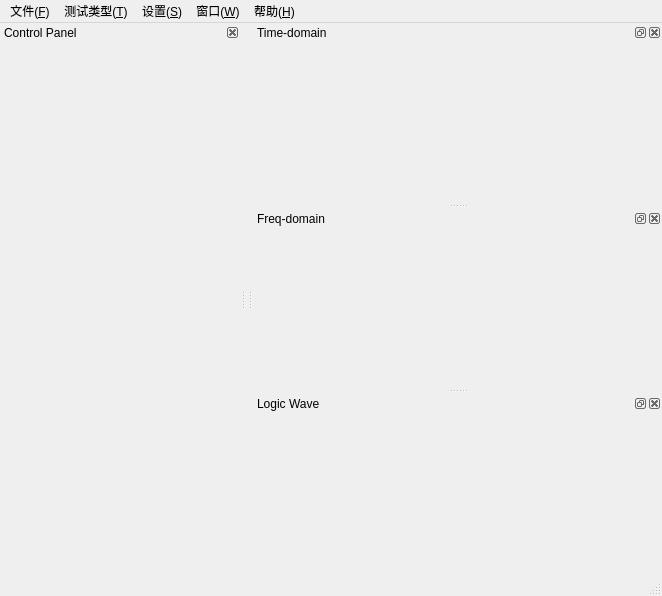
<?xml version="1.0" encoding="UTF-8"?>
<ui version="4.0">
 <class>MainWindowClass</class>
 <widget class="QMainWindow" name="MainWindowClass">
  <property name="geometry">
   <rect>
    <x>0</x>
    <y>0</y>
    <width>662</width>
    <height>596</height>
   </rect>
  </property>
  <property name="windowTitle">
   <string>CETC58 ADC Analyzer</string>
  </property>
  <property name="dockNestingEnabled">
   <bool>false</bool>
  </property>
  <property name="dockOptions">
   <set>QMainWindow::AllowTabbedDocks|QMainWindow::AnimatedDocks</set>
  </property>
  <widget class="QWidget" name="centralWidget">
   <property name="sizePolicy">
    <sizepolicy hsizetype="Minimum" vsizetype="Minimum">
     <horstretch>0</horstretch>
     <verstretch>0</verstretch>
    </sizepolicy>
   </property>
   <property name="maximumSize">
    <size>
     <width>1</width>
     <height>1</height>
    </size>
   </property>
   <layout class="QHBoxLayout" name="horizontalLayout">
    <property name="sizeConstraint">
     <enum>QLayout::SetDefaultConstraint</enum>
    </property>
   </layout>
  </widget>
  <widget class="QMenuBar" name="menuBar">
   <property name="geometry">
    <rect>
     <x>0</x>
     <y>0</y>
     <width>662</width>
     <height>21</height>
    </rect>
   </property>
   <widget class="QMenu" name="menu">
    <property name="title">
     <string>文件(&amp;F)</string>
    </property>
    <addaction name="actionLoadData"/>
    <addaction name="actionSaveData"/>
    <addaction name="separator"/>
    <addaction name="action_3"/>
   </widget>
   <widget class="QMenu" name="menuSettings">
    <property name="title">
     <string>设置(&amp;S)</string>
    </property>
    <addaction name="actionSpiCtrl"/>
    <addaction name="actionFftDepth"/>
   </widget>
   <widget class="QMenu" name="menu_T">
    <property name="title">
     <string>测试类型(&amp;T)</string>
    </property>
    <addaction name="actionSpectrum"/>
    <addaction name="actionLogic"/>
   </widget>
   <widget class="QMenu" name="menuWindow">
    <property name="title">
     <string>窗口(&amp;W)</string>
    </property>
   </widget>
   <widget class="QMenu" name="menuHelp">
    <property name="title">
     <string>帮助(&amp;H)</string>
    </property>
    <addaction name="action_7"/>
    <addaction name="action_AboutAdcAnalyzer"/>
   </widget>
   <addaction name="menu"/>
   <addaction name="menu_T"/>
   <addaction name="menuSettings"/>
   <addaction name="menuWindow"/>
   <addaction name="menuHelp"/>
  </widget>
  <widget class="QStatusBar" name="statusBar"/>
  <widget class="QDockWidget" name="dockWidgetWave">
   <property name="sizePolicy">
    <sizepolicy hsizetype="Expanding" vsizetype="Preferred">
     <horstretch>0</horstretch>
     <verstretch>0</verstretch>
    </sizepolicy>
   </property>
   <property name="allowedAreas">
    <set>Qt::RightDockWidgetArea</set>
   </property>
   <property name="windowTitle">
    <string>Time-domain</string>
   </property>
   <attribute name="dockWidgetArea">
    <number>2</number>
   </attribute>
   <widget class="QWidget" name="dockWidgetContents_4"/>
  </widget>
  <widget class="QDockWidget" name="dockWidgetFFT">
   <property name="sizePolicy">
    <sizepolicy hsizetype="Expanding" vsizetype="Preferred">
     <horstretch>0</horstretch>
     <verstretch>0</verstretch>
    </sizepolicy>
   </property>
   <property name="allowedAreas">
    <set>Qt::RightDockWidgetArea</set>
   </property>
   <property name="windowTitle">
    <string>Freq-domain</string>
   </property>
   <attribute name="dockWidgetArea">
    <number>2</number>
   </attribute>
   <widget class="QWidget" name="dockWidgetContents_5"/>
  </widget>
  <widget class="QDockWidget" name="dockWidgetLogicWave">
   <property name="sizePolicy">
    <sizepolicy hsizetype="Expanding" vsizetype="Preferred">
     <horstretch>0</horstretch>
     <verstretch>0</verstretch>
    </sizepolicy>
   </property>
   <property name="allowedAreas">
    <set>Qt::RightDockWidgetArea</set>
   </property>
   <property name="windowTitle">
    <string>Logic Wave</string>
   </property>
   <attribute name="dockWidgetArea">
    <number>2</number>
   </attribute>
   <widget class="QWidget" name="dockWidgetContents_2"/>
  </widget>
  <widget class="QDockWidget" name="dockWidgetControlPanel">
   <property name="sizePolicy">
    <sizepolicy hsizetype="Minimum" vsizetype="Preferred">
     <horstretch>0</horstretch>
     <verstretch>0</verstretch>
    </sizepolicy>
   </property>
   <property name="maximumSize">
    <size>
     <width>240</width>
     <height>524287</height>
    </size>
   </property>
   <property name="features">
    <set>QDockWidget::DockWidgetClosable</set>
   </property>
   <property name="allowedAreas">
    <set>Qt::LeftDockWidgetArea</set>
   </property>
   <property name="windowTitle">
    <string>Control Panel</string>
   </property>
   <attribute name="dockWidgetArea">
    <number>1</number>
   </attribute>
   <widget class="QWidget" name="dockWidgetContents_x">
    <layout class="QGridLayout" name="gridLayout">
     <item row="0" column="0">
      <widget class="ControlPanel" name="controlPanel" native="true">
       <property name="sizePolicy">
        <sizepolicy hsizetype="Minimum" vsizetype="Preferred">
         <horstretch>0</horstretch>
         <verstretch>0</verstretch>
        </sizepolicy>
       </property>
      </widget>
     </item>
    </layout>
   </widget>
  </widget>
  <action name="actionSaveData">
   <property name="text">
    <string>保存数据(S)</string>
   </property>
  </action>
  <action name="actionLoadData">
   <property name="text">
    <string>读入数据(R)</string>
   </property>
  </action>
  <action name="action_3">
   <property name="text">
    <string>退出(X)</string>
   </property>
  </action>
  <action name="actionSpiCtrl">
   <property name="text">
    <string>SPI控制(C)</string>
   </property>
  </action>
  <action name="actionFftDepth">
   <property name="text">
    <string>FFT深度(D)</string>
   </property>
  </action>
  <action name="actionSpectrum">
   <property name="checkable">
    <bool>true</bool>
   </property>
   <property name="text">
    <string>频谱分析(&amp;F)</string>
   </property>
  </action>
  <action name="actionLogic">
   <property name="checkable">
    <bool>true</bool>
   </property>
   <property name="text">
    <string>逻辑分析(&amp;L)</string>
   </property>
  </action>
  <action name="action_7">
   <property name="text">
    <string>帮助主题(&amp;T)</string>
   </property>
  </action>
  <action name="action_AboutAdcAnalyzer">
   <property name="text">
    <string>关于ADC Analyzer（&amp;A）</string>
   </property>
  </action>
 </widget>
 <layoutdefault spacing="6" margin="11"/>
 <customwidgets>
  <customwidget>
   <class>ControlPanel</class>
   <extends>QWidget</extends>
   <header>controlpanel.h</header>
   <container>1</container>
  </customwidget>
 </customwidgets>
 <resources>
  <include location="mainwindow.qrc"/>
 </resources>
 <connections/>
</ui>
